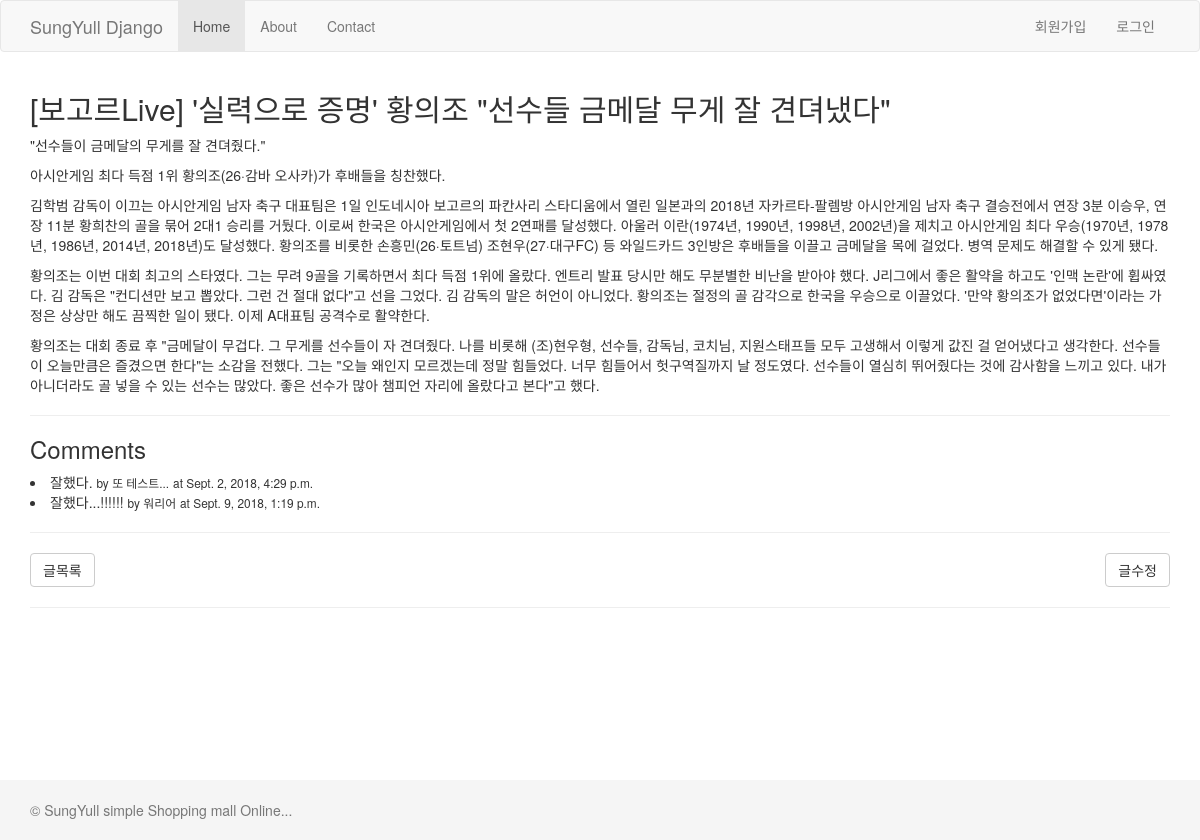
Page /blog/1/ on the committed database.
### blog/models.py (models this page shows, shortened)
class Post(models.Model):
    STATUS_CHOICES = (
        ('d', 'Draft'),
        ('p', 'Pblish'),
        ('w', 'Withdram')
    )
    user = models.ForeignKey(settings.AUTH_USER_MODEL)
    title = models.CharField(max_length=100, verbose_name='제목',
                             help_text="""포스팅 제목을 입력해주세요. 최대 100자""")
    content = models.TextField(verbose_name='내용')
    tags = models.CharField(max_length=100, blank=True)
    lnglat = models.CharField(max_length=50, blank=True,
        validators=[lnglat_validator],
        help_text = '위도,경도')
    status = models.CharField(max_length=1, choices=STATUS_CHOICES)
    tag_set = models.ManyToManyField('Tag', blank=True)
    created_at = models.DateTimeField(auto_now_add=True)
    updated_at = models.DateTimeField(auto_now=True)
    class Meta:
        ordering = ['-id']

class Comment(models.Model):
    post = models.ForeignKey(Post)
    author = models.CharField(max_length=50, verbose_name='작성자')
    message = models.TextField(verbose_name='내용')
    created_at = models.DateTimeField(auto_now_add=True)
    updated_at = models.DateTimeField(auto_now=True)

### blog/views.py (the view)
# urls.py: url(r'^(?P<id>\d+)/$', views.post_detail, name='post_detail'),
def post_detail(request, id):
    post = get_object_or_404(Post, id=id)
    return render(request, 'blog/post_detail.html', {
        'post' : post
    })

### blog/templates/blog/post_detail.html (shortened to what this page needs)
{% extends "blog/layout.html"%}
{% block content%}
    <div class="container">
        <div class="row">
            <div class="col-sm-12">
                <h2>
                   {{post.title}}
                </h2>
                {{post.content|linebreaks}}
                <hr/>
                <h3>Comments</h3>
                {% for comment in post.comment_set.all %}
                    <li>
                    {{comment.message}}
                    <small>by {{comment.author}}</small>
                    <small>at {{comment.updated_at}}</small>
                    </li>
                {% endfor %}
                <hr/>
                <a href="{% url "blog:post_list" %}" class="btn btn-default">글목록</a>
                <a href="{% url "blog:post_edit" post.id%}" class="btn btn-default pull-right">글수정</a>
                <hr/>
            </div>
        </div>
    </div>
{% endblock%}

### askdjango/templates/layout.html (style rules this page uses)
html { position: relative; min-height: 100%; }
body { margin-bottom: 60px; }

### rows in the picture
Post: title "[보고르Live] '실력으로 증명' 황의조 \"선수들 금메달 무게 잘 견뎌냈다\"", content "\"선수들이 금메달의 무게를 잘 견뎌줬다.\" 아시안게임 최다 득점 1위 황의조(26·감바 오사카)가 후배들을 칭찬했다. 김학범 감독이 이끄는 아시안게임 남자 축구 대표팀은 1일 인도네시아 보고르의 파칸사리 스타디움에서 열린 일본과의 2018년 자카르타-팔렘방 아시안게임 남자 축구 결승전에서 연장 3분 이승우, 연장 11분 황희찬의 골을 묶어 2대1 승리를 거뒀다. 이로써 한국은 아시안게임에서 첫 2연패를 달성했다. 아울러 이란(1974년, 1990년, 1998년, 2002년)을 제치고 아시안게임 최다 우승(1970년, 1978년, 1986년, 2014년, 2018년)도 달성했다. 황의조를 비롯한 손흥민(26·토트넘) 조현우(27·대구FC) 등 와일드카드 3인방은 후배들을 이끌고 금메달을 목에 걸었다. 병역 문제도 해결할 수 있게 됐다. 황의조는 이번 대회 최고의 스타였다. 그는 무려 9골을 기록하면서 최다 득점 1위에 올랐다. 엔트리 발표 당시만 해도 무분별한 비난을 받아야 했다. J리그에서 좋은 활약을 하고도 '인맥 논란'에 휩싸였다. 김 감독은 \"컨디션만 보고 뽑았다. 그런 건 절대 없다\"고 선을 그었다. 김 감독의 말은 허언이 아니었다. 황의조는 절정의 골 감각으로 한국을 우승으로 이끌었다. '만약 황의조가 없었다면'이라는 가정은 상상만 해도 끔찍한 일이 됐다. 이제 A대표팀 공격수로 활약한다. 황의조는 대회 종료 후 \"금메달이…"
Comment: message "잘했다.", author "또 테스트...", updated_at "Sept. 2, 2018, 4:29 p.m."
Comment: message "잘했다...!!!!!!", author "워리어", updated_at "Sept. 9, 2018, 1:19 p.m."
